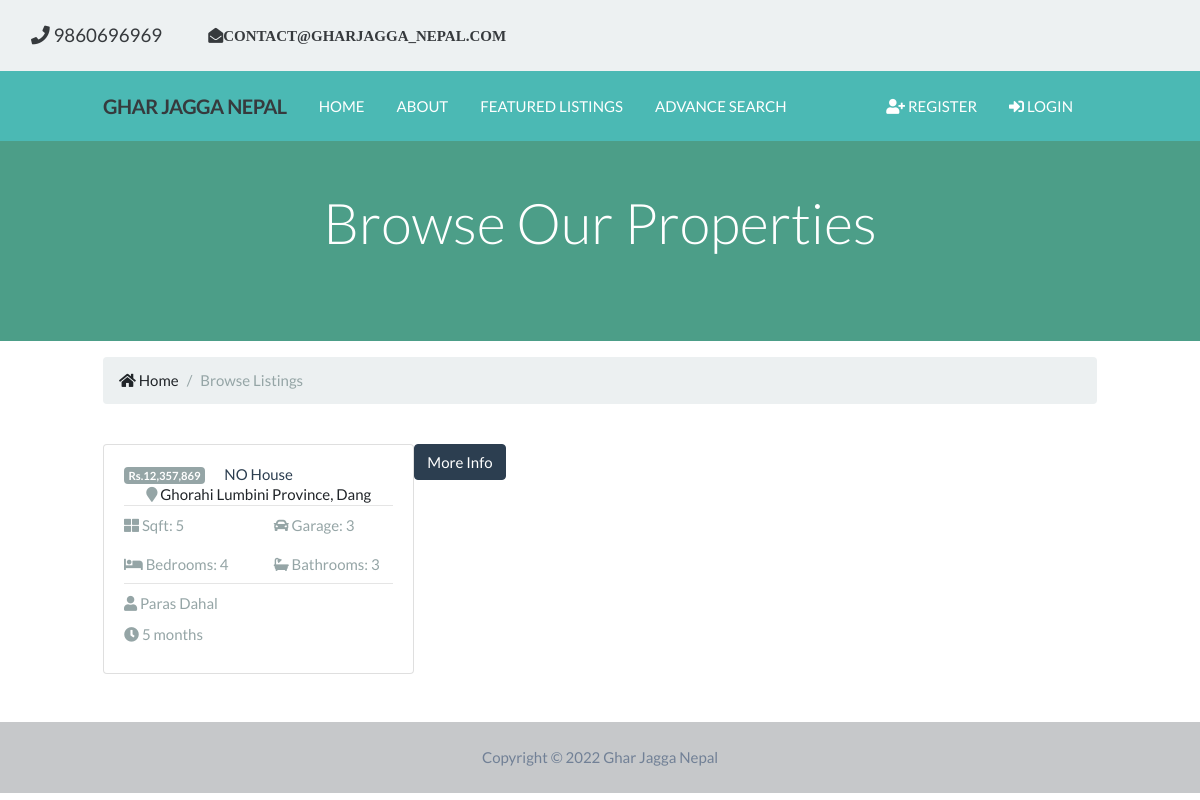
The page /listing/ on the database as committed earlier.
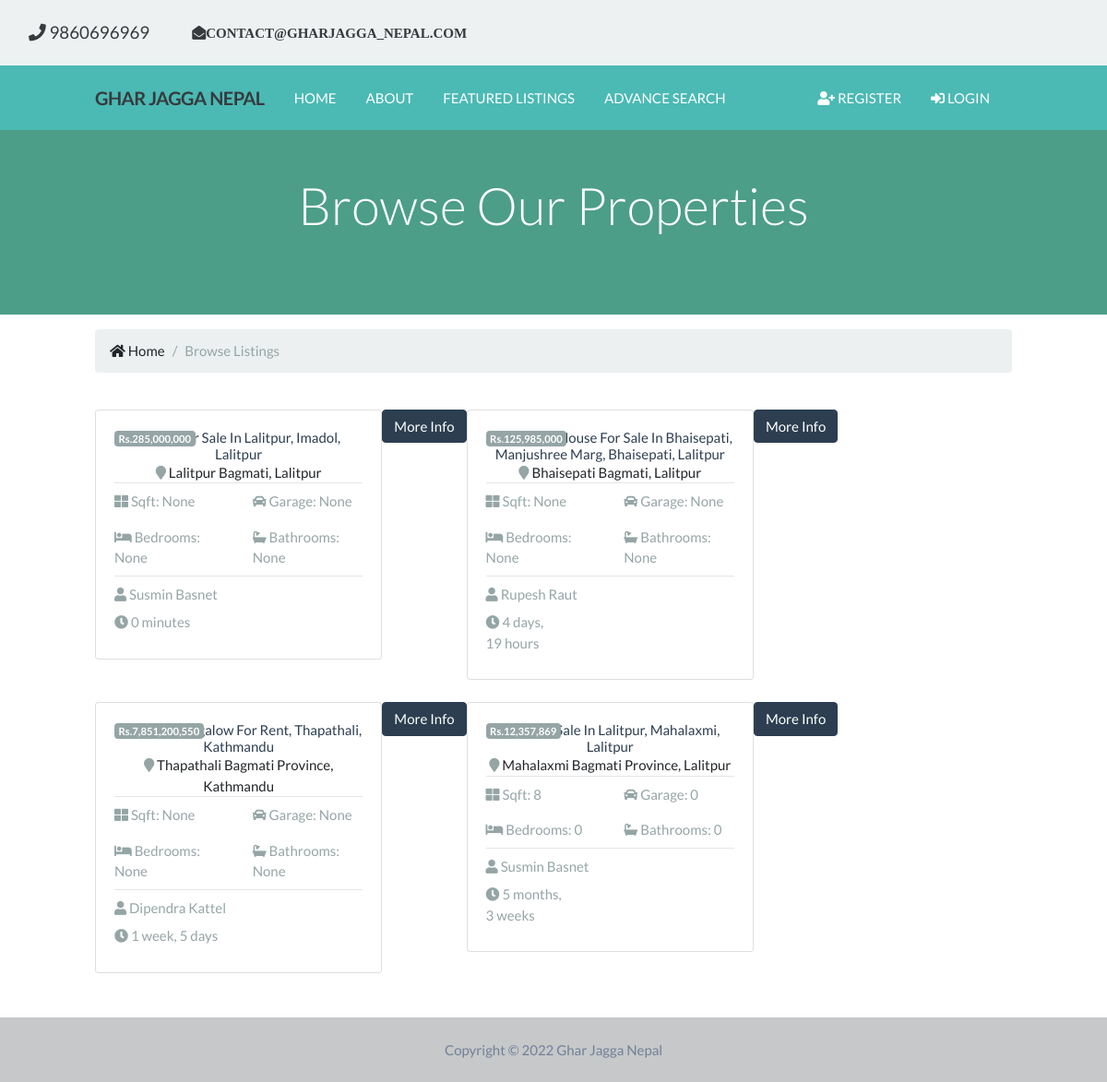
The same page on the database as committed later.
### appartment_listing/models.py (models this page shows, shortened)
class Listings(models.Model):
    listing_id = models.AutoField(
        verbose_name='ID',
        primary_key=True,
    )
    realtor_id = models.ForeignKey(Realtors, on_delete=models.DO_NOTHING)
    listing_title = models.CharField(
        max_length=100,
        verbose_name='Title',
    )
    state = models.CharField(max_length=100, verbose_name='State')
    district = models.CharField(max_length=100, verbose_name='District')
    city = models.CharField(max_length=100, verbose_name='City')
    description = models.TextField(blank=True, verbose_name='Description')
    price = models.DecimalField(
        verbose_name='Price', max_digits=15, decimal_places=5)
    purchaseType = models.CharField(
        max_length=8, default='Buy', verbose_name='PurchaseType')
    propertyType = models.CharField(
        max_length=15, default='House', verbose_name='PropertyType')
    bedroom = models.IntegerField(
        verbose_name='Bedroom', default=None, blank=True, null=True)
    bathroom = models.IntegerField(
        verbose_name='Bathroom', default=None, blank=True, null=True)
    garage = models.IntegerField(
        verbose_name='Garage', default=None, blank=True, null=True)
    sqft = models.IntegerField(
        verbose_name='Sqft', default=None, blank=True, null=True)
    photo_main = models.ImageField(
        upload_to='photos/%Y/%m/%d/', verbose_name='Main Photo', default=None, blank=True, null=True)
    is_published = models.BooleanField(default=True, verbose_name='Published')
    list_date = models.DateTimeField(
        default=datetime.now, blank=True, verbose_name='List Date')
    class Meta():
        verbose_name = 'Listing'
        verbose_name_plural = 'Listings'

### realtor/models.py (models this page shows, shortened)
class Realtors(models.Model):
    realtor_id = models.BigAutoField(primary_key=True)
    first_name = models.CharField(
        max_length=200, verbose_name='First Name')
    last_name = models.CharField(
        max_length=200, verbose_name='Last Name')
    photo = models.ImageField(
        verbose_name='Realtor Photo', upload_to='realtor/%Y/%m/%d/')
    description = models.TextField(blank=True, verbose_name='Description')
    phone = models.CharField(max_length=50, verbose_name='Phone Number')
    email = models.EmailField(verbose_name='EMAIL')
    is_mvp = models.BooleanField(default=False, verbose_name='MVP')
    hire_date = models.DateTimeField(default=datetime.now, blank=True)
    created_at = models.DateTimeField(
        verbose_name='Created At', editable=False)
    updated_at = models.DateTimeField(
        verbose_name='Updated At', editable=False)
    class Meta:
        verbose_name = 'Realtor'
        verbose_name_plural = 'Realtors'
    def __str__(self):
        return self.first_name + ' ' + self.last_name

### appartment_listing/views.py (the view)
# urls.py: path('', views.index, name='index'),
def index(request):
    title = 'Ghar Jagga Nepal | Listing'
    template = 'listing/index.html'
    listings = Listings.objects.all().order_by(
        '-list_date').filter(is_published=True)
    paginator = Paginator(listings, 6)
    page = request.GET.get('page')
    paged_listings = paginator.get_page(page)
    context = {'title': title,
               'listings': paged_listings,
               }
    return render(request, template, context)

### appartment_listing/templates/listing/index.html (shortened to what this page needs)
{% extends 'header/base.html' %}
{% load static %}
{% load humanize %}
{% block content %}
<section id="showcase-inner" class="py-5 text-white">
  <div class="container">
    <div class="row text-center">
      <div class="col-md-12">
        <h1 class="display-4">Browse Our Properties</h1>
      </div>
    </div>
  </div>
</section>
<section id="bc" class="mt-3">
  <div class="container">
    <nav aria-label="breadcrumb">
      <ol class="breadcrumb">
        <li class="breadcrumb-item">
          <a href="{% url 'main:main-index' %}">
            <i class="fas fa-home"></i> Home</a
          >
        </li>
        <li class="breadcrumb-item active">Browse Listings</li>
      </ol>
    </nav>
  </div>
</section>
<section id="listings" class="py-4">
  <div class="container">
    <div class="row">
      {% if listings %} {% for listing in listings %}
      <div class="col-md-6 col-lg-4 mb-4">
        <div class="card">
          <div class="card-img-overlay">
            <h2>
              <span class="badge badge-secondary text-white"
                >Rs.{{listing.price | floatformat:0 | intcomma}}</span
              >
            </h2>
          </div>
          <div class="card-body">
            <div class="listing-heading text-center">
              <h4 class="text-primary">{{listing.listing_title}}</h4>
              <p>
                <i class="fas fa-map-marker text-secondary"></i>
                {{listing.city}} {{listing.state}}, {{listing.district}}
              </p>
            </div>
            <hr />
            <div class="row py-2 text-secondary">
              <div class="col-6">
                <i class="fas fa-th-large"></i> Sqft: {{listing.sqft}}
              </div>
              <div class="col-6">
                <i class="fas fa-car"></i> Garage: {{listing.garage}}
              </div>
            </div>
            <div class="row py-2 text-secondary">
              <div class="col-6">
                <i class="fas fa-bed"></i> Bedrooms: {{listing.bedroom}}
              </div>
              <div class="col-6">
                <i class="fas fa-bath"></i> Bathrooms: {{listing.bathroom}}
              </div>
            </div>
            <hr />
            <div class="row py-2 text-secondary">
              <div class="col-12">
                <i class="fas fa-user"></i> {{listing.realtor_id}}
              </div>
            </div>
            <div class="row text-secondary pb-2">
              <div class="col-6">
                <i class="fas fa-clock"></i> {{ listing.list_date | timesince }}
              </div>
            </div>
          </div>
        </div>
      </div>
      <div class="row text-secondary">
        <a href="{% url 'listing:detail' listing.listing_id %}">
          <button type="button" class="btn btn-primary">More Info</button>
        </a>
      </div>
      {% endfor %} {% else %}
      <div class="col-md-12">
        <p>There are no listings</p>
      </div>
      {% endif %}
    </div>
  </div>
</section>
{% endblock %}

### templates/header/base.html (shortened to what this page needs)
{% load static %}
<!DOCTYPE html>
<html lang="en">
  <head>
    <link rel="stylesheet" href="{% static 'main/css/all.css' %}" />
    <link rel="stylesheet" href="{% static 'main/css/bootstrap.min.css' %}" />
    <link rel="stylesheet" href="{% static 'main/css/lightbox.min.css' %}" />
    <link rel="stylesheet" href="{% static 'main/css/style.css' %}" />
    <link
      href="https://unpkg.com/tailwindcss@^1.0/dist/tailwind.min.css"
      rel="stylesheet"
    />
  </head>
  <body>
    {% include 'partials/_topbar.html' %} {% include 'partials/_navbar.html' %}
    {% include 'partials/_messages.html' %} {% block content %} {% endblock %}
    {% include 'partials/_footer.html' %}
  </body>
</html>

### templates/partials/_topbar.html (shortened to what this page needs)
{% load static %}
<nav class="navbar navbar-expand-lg navbar-light bg-light">
  <a class="navbar-brand">
    <div class="col-md-4"><i class="fas fa-phone"></i> 9860696969</div>
  </a>
  <div class="col-md-4">
    <i class="fas fa-envelope-open">contact@gharjagga_nepal.com</i>
  </div>
</nav>

### templates/partials/_navbar.html (shortened to what this page needs)
{% load static %}
<nav class="navbar navbar-expand-lg navbar-dark bg-teal-500 sticky-top">
  <div class="container">
    <div class="flex items-center flex-shrink-0 mr-6 text-zinc-600">
      <span class="font-semibold text-xl tracking-tight"
        >Ghar Jagga Nepal
      </span>
    </div>
    <div class="collapse navbar-collapse" id="navbarNavAltMarkup">
      <ul class="navbar-nav">
        <li class="nav-item mr-3">
          <a class="nav-link" href="{% url 'main:main-index' %}">Home</a>
        </li>
        <li class="nav-item mr-3">
          <a class="nav-link" href="{% url 'main:main-about' %}">About</a>
        </li>
        <li class="nav-item mr-3">
          <a class="nav-link" href="{% url 'listing:index' %}">
            Featured Listings
          </a>
        </li>
        <li class="nav-item mr-3">
          <a class="nav-link" href="{% url 'listing:advanceSearch' %}">
            Advance Search
          </a>
        </li>
      </ul>
      <ul class="navbar-nav ml-auto">
        {% if user.is_active %}
        <li class="nav-item mr-3">
          <a href="{% url 'account:dashboard' %}" class="nav-link">
            Welcome {{ user.username }} (Dashboard)
          </a>
        </li>
        <li class="nav-item mr-3">
          <a href="{% url 'account:logout' %}" class="nav-link">
            <i class="fas fa-sign-out-alt"></i>
            Logout
          </a>
        </li>
        {% else %}
        <li class="nav-item mr-3">
          <a class="nav-link" href="{% url 'account:register' %}">
            <i class="fas fa-user-plus"></i> Register
          </a>
        </li>
        <li class="nav-item mr-3">
          <a class="nav-link" href="{% url 'account:login' %}">
            <i class="fas fa-sign-in-alt"></i>
            Login
          </a>
        </li>
        {% endif %}
      </ul>
    </div>
  </div>
</nav>

### templates/partials/_footer.html (shortened to what this page needs)
{% load static %}
<footer class="text-center lg:text-left bg-gray-100 text-gray-600">
    <div class="text-center p-4" style="background-color: rgba(0, 0, 0, 0.2);">
  Copyright &copy; 2022 Ghar Jagga Nepal
</footer>

### main/static/main/css/all.css (style rules this page uses)
.fa, .fas, .far, .fal, .fab { -moz-osx-font-smoothing: grayscale; -webkit-font-smoothing: antialiased; display: inline-block; font-style: normal; font-variant: normal; text-rendering: auto; line-height: 1; }
.fa-bath:before { content: "\f2cd"; }
.fa-bed:before { content: "\f236"; }
.fa-car:before { content: "\f1b9"; }
.fa-clock:before { content: "\f017"; }
.fa-envelope-open:before { content: "\f2b6"; }
.fa-home:before { content: "\f015"; }
.fa-map-marker:before { content: "\f041"; }
.fa-phone:before { content: "\f095"; }
.fa-sign-in-alt:before { content: "\f2f6"; }
.fa-th-large:before { content: "\f009"; }
.fa-user:before { content: "\f007"; }
.fa-user-plus:before { content: "\f234"; }
.fa, .fas { font-family: "Font Awesome 5 Free"; font-weight: 900; }

### main/static/main/css/style.css (style rules this page uses)
.navbar { opacity: 0.9; text-transform: uppercase; }
#showcase-inner { background: url(../img/building.jpg) no-repeat top center fixed/cover; position: relative; overflow: hidden; min-height: 200px; }
#showcase-inner::before { content: ''; position: absolute; top: 0; left: 0; min-height: 100%; width: 100%; background: rgba(32, 134, 107, 0.8); }

Rows that differ between the two databases and show on the page:
added Listings: price "285,000,000", listing_title "House For Sale In Lalitpur, Imadol, Lalitpur", city "Lalitpur", state "Bagmati", district "Lalitpur", sqft "None", garage "None", bedroom "None", bathroom "None", realtor_id "Susmin Basnet", list_date "0 minutes"
added Listings: price "125,985,000", listing_title "Brand New House For Sale In Bhaisepati, Manjushree Marg, Bhaisepati, Lalitpur", city "Bhaisepati", state "Bagmati", district "Lalitpur", sqft "None", garage "None", bedroom "None", bathroom "None", realtor_id "Rupesh Raut", list_date "4 days, 19 hours"
added Listings: price "7,851,200,550", listing_title "Beautiful Bungalow For Rent, Thapathali, Kathmandu", city "Thapathali", state "Bagmati Province", district "Kathmandu", sqft "None", garage "None", bedroom "None", bathroom "None", realtor_id "Dipendra Kattel", list_date "1 week, 5 days"
changed Listings: listing_title "NO House" → "Land For Sale In Lalitpur, Mahalaxmi, Lalitpur"; city "Ghorahi" → "Mahalaxmi"; state "Lumbini Province" → "Bagmati Province"; district "Dang" → "Lalitpur"; sqft "5" → "8"; garage "3" → "0"; bedroom "4" → "0"; bathroom "3" → "0"; realtor_id "Paras Dahal" → "Susmin Basnet"; list_date "5 months" → "5 months, 3 weeks"
